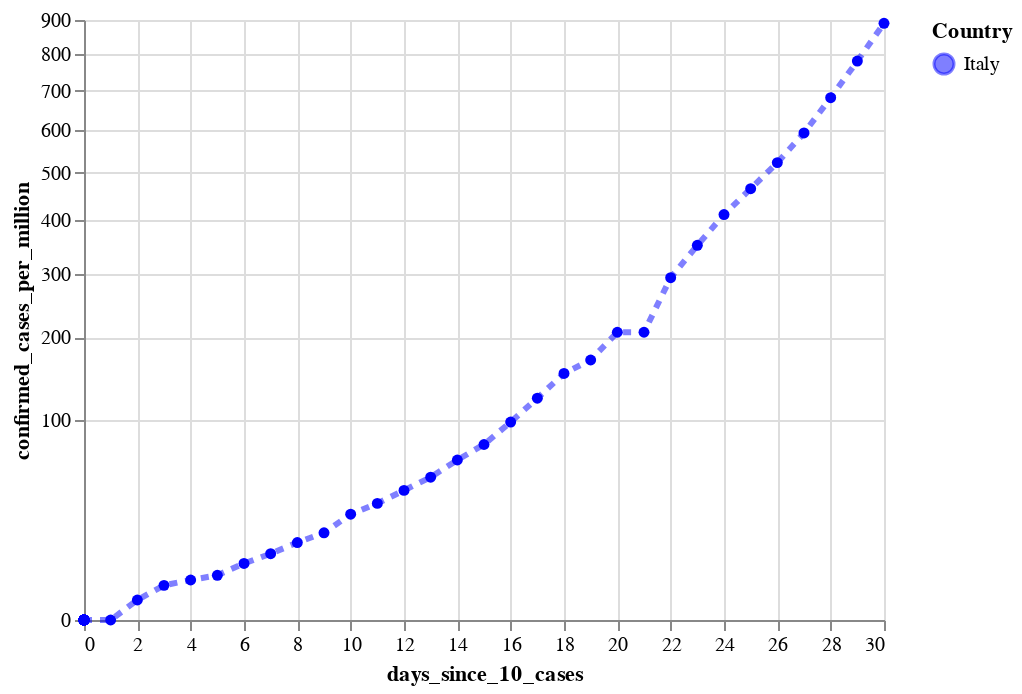

The code cell stored with this chart in its notebook:
### Code cell
#hide

cases_per_million_it_plot = alt.Chart(source_it).mark_line(
    color='blue',
    opacity=0.5,
    strokeDash=[4, 4],
    strokeWidth=3,
    point=True
).encode(
    x='days_since_10_cases:Q',
#     y='confirmed_cases:Q',
    y=alt.Y('confirmed_cases_per_million:Q', scale=alt.Scale(type='sqrt')),
#     size='new_cases:Q',
    tooltip=['country', 'date:T', 'confirmed_cases:Q', 'confirmed_cases_per_million:Q', 'new_cases', 'deaths'],
    color=alt.Color('country', scale=alt.Scale(range=['blue'], domain=['Italy']), title="Country")
)

cases_per_million_it_plot

### Figure 1 — Vega-Lite specification as saved in the notebook (floating-point values rounded to 4 significant figures)
{"config": {"view": {"continuousWidth": 400, "continuousHeight": 300}}, "data": {"name": "data-2987e1d9a2fd59c460ab6478846970fd"}, "mark": {"type": "line", "color": "blue", "opacity": 0.5, "point": true, "strokeDash": [4, 4], "strokeWidth": 3}, "encoding": {"color": {"type": "nominal", "field": "country", "scale": {"domain": ["Italy"], "range": ["blue"]}, "title": "Country"}, "tooltip": [{"type": "nominal", "field": "country"}, {"type": "temporal", "field": "date"}, {"type": "quantitative", "field": "confirmed_cases"}, {"type": "quantitative", "field": "confirmed_cases_per_million"}, {"type": "quantitative", "field": "new_cases"}, {"type": "quantitative", "field": "deaths"}], "x": {"type": "quantitative", "field": "days_since_10_cases"}, "y": {"type": "quantitative", "field": "confirmed_cases_per_million", "scale": {"type": "sqrt"}}}, "$schema": "https://vega.github.io/schema/vega-lite/v4.0.2.json", "datasets": {"data-2987e1d9a2fd59c460ab6478846970fd": [{"country": "Italy", "date": "2020-01-22", "days_since_10_cases": 0, "confirmed_cases": 0, "confirmed_cases_per_million": 0.0, "new_cases": 0, "deaths": 0}, {"country": "Italy", "date": "2020-01-23", "days_since_10_cases": 0, "confirmed_cases": 0, "confirmed_cases_per_million": 0.0, "new_cases": 0, "deaths": 0}, {"country": "Italy", "date": "2020-01-24", "days_since_10_cases": 0, "confirmed_cases": 0, "confirmed_cases_per_million": 0.0, "new_cases": 0, "deaths": 0}, {"country": "Italy", "date": "2020-01-25", "days_since_10_cases": 0, "confirmed_cases": 0, "confirmed_cases_per_million": 0.0, "new_cases": 0, "deaths": 0}, {"country": "Italy", "date": "2020-01-26", "days_since_10_cases": 0, "confirmed_cases": 0, "confirmed_cases_per_million": 0.0, "new_cases": 0, "deaths": 0}, {"country": "Italy", "date": "2020-01-27", "days_since_10_cases": 0, "confirmed_cases": 0, "confirmed_cases_per_million": 0.0, "new_cases": 0, "deaths": 0}, {"country": "Italy", "date": "2020-01-28", "days_since_10_cases": 0, "confirmed_cases": 0, "confirmed_cases_per_million": 0.0, "new_cases": 0, "deaths": 0}, {"country": "Italy", "date": "2020-01-29", "days_since_10_cases": 0, "confirmed_cases": 0, "confirmed_cases_per_million": 0.0, "new_cases": 0, "deaths": 0}, {"country": "Italy", "date": "2020-01-30", "days_since_10_cases": 0, "confirmed_cases": 0, "confirmed_cases_per_million": 0.0, "new_cases": 0, "deaths": 0}, {"country": "Italy", "date": "2020-01-31", "days_since_10_cases": 0, "confirmed_cases": 2, "confirmed_cases_per_million": 0.0, "new_cases": 2, "deaths": 0}, {"country": "Italy", "date": "2020-02-01", "days_since_10_cases": 0, "confirmed_cases": 2, "confirmed_cases_per_million": 0.0, "new_cases": 0, "deaths": 0}, {"country": "Italy", "date": "2020-02-02", "days_since_10_cases": 0, "confirmed_cases": 2, "confirmed_cases_per_million": 0.0, "new_cases": 0, "deaths": 0}, {"country": "Italy", "date": "2020-02-03", "days_since_10_cases": 0, "confirmed_cases": 2, "confirmed_cases_per_million": 0.0, "new_cases": 0, "deaths": 0}, {"country": "Italy", "date": "2020-02-04", "days_since_10_cases": 0, "confirmed_cases": 2, "confirmed_cases_per_million": 0.0, "new_cases": 0, "deaths": 0}, {"country": "Italy", "date": "2020-02-05", "days_since_10_cases": 0, "confirmed_cases": 2, "confirmed_cases_per_million": 0.0, "new_cases": 0, "deaths": 0}, {"country": "Italy", "date": "2020-02-06", "days_since_10_cases": 0, "confirmed_cases": 2, "confirmed_cases_per_million": 0.0, "new_cases": 0, "deaths": 0}, {"country": "Italy", "date": "2020-02-07", "days_since_10_cases": 0, "confirmed_cases": 3, "confirmed_cases_per_million": 0.0, "new_cases": 1, "deaths": 0}, {"country": "Italy", "date": "2020-02-08", "days_since_10_cases": 0, "confirmed_cases": 3, "confirmed_cases_per_million": 0.0, "new_cases": 0, "deaths": 0}, {"country": "Italy", "date": "2020-02-09", "days_since_10_cases": 0, "confirmed_cases": 3, "confirmed_cases_per_million": 0.0, "new_cases": 0, "deaths": 0}, {"country": "Italy", "date": "2020-02-10", "days_since_10_cases": 0, "confirmed_cases": 3, "confirmed_cases_per_million": 0.0, "new_cases": 0, "deaths": 0}, {"country": "Italy", "date": "2020-02-11", "days_since_10_cases": 0, "confirmed_cases": 3, "confirmed_cases_per_million": 0.0, "new_cases": 0, "deaths": 0}, {"country": "Italy", "date": "2020-02-12", "days_since_10_cases": 0, "confirmed_cases": 3, "confirmed_cases_per_million": 0.0, "new_cases": 0, "deaths": 0}, {"country": "Italy", "date": "2020-02-13", "days_since_10_cases": 0, "confirmed_cases": 3, "confirmed_cases_per_million": 0.0, "new_cases": 0, "deaths": 0}, {"country": "Italy", "date": "2020-02-14", "days_since_10_cases": 0, "confirmed_cases": 3, "confirmed_cases_per_million": 0.0, "new_cases": 0, "deaths": 0}, {"country": "Italy", "date": "2020-02-15", "days_since_10_cases": 0, "confirmed_cases": 3, "confirmed_cases_per_million": 0.0, "new_cases": 0, "deaths": 0}, {"country": "Italy", "date": "2020-02-16", "days_since_10_cases": 0, "confirmed_cases": 3, "confirmed_cases_per_million": 0.0, "new_cases": 0, "deaths": 0}, {"country": "Italy", "date": "2020-02-17", "days_since_10_cases": 0, "confirmed_cases": 3, "confirmed_cases_per_million": 0.0, "new_cases": 0, "deaths": 0}, {"country": "Italy", "date": "2020-02-18", "days_since_10_cases": 0, "confirmed_cases": 3, "confirmed_cases_per_million": 0.0, "new_cases": 0, "deaths": 0}, {"country": "Italy", "date": "2020-02-19", "days_since_10_cases": 0, "confirmed_cases": 3, "confirmed_cases_per_million": 0.0, "new_cases": 0, "deaths": 0}, {"country": "Italy", "date": "2020-02-20", "days_since_10_cases": 0, "confirmed_cases": 3, "confirmed_cases_per_million": 0.0, "new_cases": 0, "deaths": 0}, {"country": "Italy", "date": "2020-02-21", "days_since_10_cases": 1, "confirmed_cases": 20, "confirmed_cases_per_million": 0.0, "new_cases": 17, "deaths": 1}, {"country": "Italy", "date": "2020-02-22", "days_since_10_cases": 2, "confirmed_cases": 62, "confirmed_cases_per_million": 1.0, "new_cases": 42, "deaths": 2}, {"country": "Italy", "date": "2020-02-23", "days_since_10_cases": 3, "confirmed_cases": 155, "confirmed_cases_per_million": 3.0, "new_cases": 93, "deaths": 3}, {"country": "Italy", "date": "2020-02-24", "days_since_10_cases": 4, "confirmed_cases": 229, "confirmed_cases_per_million": 4.0, "new_cases": 74, "deaths": 7}, {"country": "Italy", "date": "2020-02-25", "days_since_10_cases": 5, "confirmed_cases": 322, "confirmed_cases_per_million": 5.0, "new_cases": 93, "deaths": 10}, {"country": "Italy", "date": "2020-02-26", "days_since_10_cases": 6, "confirmed_cases": 453, "confirmed_cases_per_million": 8.0, "new_cases": 131, "deaths": 12}, {"country": "Italy", "date": "2020-02-27", "days_since_10_cases": 7, "confirmed_cases": 655, "confirmed_cases_per_million": 11.0, "new_cases": 202, "deaths": 17}, {"country": "Italy", "date": "2020-02-28", "days_since_10_cases": 8, "confirmed_cases": 888, "confirmed_cases_per_million": 15.0, "new_cases": 233, "deaths": 21}, {"country": "Italy", "date": "2020-02-29", "days_since_10_cases": 9, "confirmed_cases": 1128, "confirmed_cases_per_million": 19.0, "new_cases": 240, "deaths": 29}, {"country": "Italy", "date": "2020-03-01", "days_since_10_cases": 10, "confirmed_cases": 1694, "confirmed_cases_per_million": 28.0, "new_cases": 566, "deaths": 34}, {"country": "Italy", "date": "2020-03-02", "days_since_10_cases": 11, "confirmed_cases": 2036, "confirmed_cases_per_million": 34.0, "new_cases": 342, "deaths": 52}, {"country": "Italy", "date": "2020-03-03", "days_since_10_cases": 12, "confirmed_cases": 2502, "confirmed_cases_per_million": 42.0, "new_cases": 466, "deaths": 79}, {"country": "Italy", "date": "2020-03-04", "days_since_10_cases": 13, "confirmed_cases": 3089, "confirmed_cases_per_million": 51.0, "new_cases": 587, "deaths": 107}, {"country": "Italy", "date": "2020-03-05", "days_since_10_cases": 14, "confirmed_cases": 3858, "confirmed_cases_per_million": 64.0, "new_cases": 769, "deaths": 148}, {"country": "Italy", "date": "2020-03-06", "days_since_10_cases": 15, "confirmed_cases": 4636, "confirmed_cases_per_million": 77.0, "new_cases": 778, "deaths": 197}, {"country": "Italy", "date": "2020-03-07", "days_since_10_cases": 16, "confirmed_cases": 5883, "confirmed_cases_per_million": 98.0, "new_cases": 1247, "deaths": 233}, {"country": "Italy", "date": "2020-03-08", "days_since_10_cases": 17, "confirmed_cases": 7375, "confirmed_cases_per_million": 123.0, "new_cases": 1492, "deaths": 366}, {"country": "Italy", "date": "2020-03-09", "days_since_10_cases": 18, "confirmed_cases": 9172, "confirmed_cases_per_million": 152.0, "new_cases": 1797, "deaths": 463}, {"country": "Italy", "date": "2020-03-10", "days_since_10_cases": 19, "confirmed_cases": 10149, "confirmed_cases_per_million": 169.0, "new_cases": 977, "deaths": 631}, {"country": "Italy", "date": "2020-03-11", "days_since_10_cases": 20, "confirmed_cases": 12462, "confirmed_cases_per_million": 207.0, "new_cases": 2313, "deaths": 827}, {"country": "Italy", "date": "2020-03-12", "days_since_10_cases": 21, "confirmed_cases": 12462, "confirmed_cases_per_million": 207.0, "new_cases": 0, "deaths": 827}, {"country": "Italy", "date": "2020-03-13", "days_since_10_cases": 22, "confirmed_cases": 17660, "confirmed_cases_per_million": 293.0, "new_cases": 5198, "deaths": 1266}, {"country": "Italy", "date": "2020-03-14", "days_since_10_cases": 23, "confirmed_cases": 21157, "confirmed_cases_per_million": 351.0, "new_cases": 3497, "deaths": 1441}, {"country": "Italy", "date": "2020-03-15", "days_since_10_cases": 24, "confirmed_cases": 24747, "confirmed_cases_per_million": 411.0, "new_cases": 3590, "deaths": 1809}, {"country": "Italy", "date": "2020-03-16", "days_since_10_cases": 25, "confirmed_cases": 27980, "confirmed_cases_per_million": 465.0, "new_cases": 3233, "deaths": 2158}, {"country": "Italy", "date": "2020-03-17", "days_since_10_cases": 26, "confirmed_cases": 31506, "confirmed_cases_per_million": 523.0, "new_cases": 3526, "deaths": 2503}, {"country": "Italy", "date": "2020-03-18", "days_since_10_cases": 27, "confirmed_cases": 35713, "confirmed_cases_per_million": 593.0, "new_cases": 4207, "deaths": 2978}, {"country": "Italy", "date": "2020-03-19", "days_since_10_cases": 28, "confirmed_cases": 41035, "confirmed_cases_per_million": 682.0, "new_cases": 5322, "deaths": 3405}, {"country": "Italy", "date": "2020-03-20", "days_since_10_cases": 29, "confirmed_cases": 47021, "confirmed_cases_per_million": 781.0, "new_cases": 5986, "deaths": 4032}, {"country": "Italy", "date": "2020-03-21", "days_since_10_cases": 30, "confirmed_cases": 53578, "confirmed_cases_per_million": 890.0, "new_cases": 6557, "deaths": 4825}]}}
